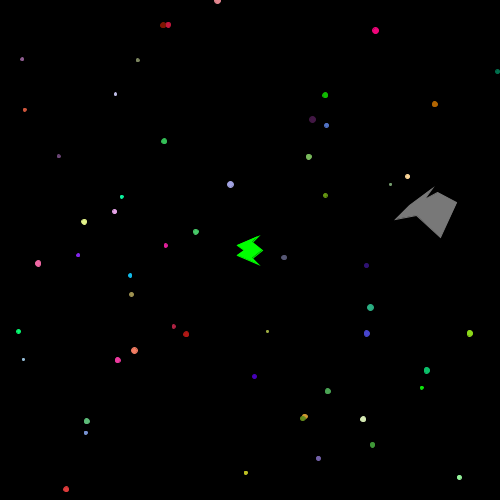
Frame 1 (no input)
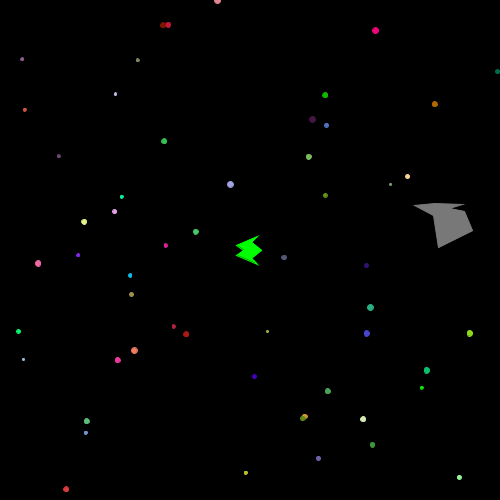
Frame 60 (the mouse pressed at the canvas centre just before this capture)
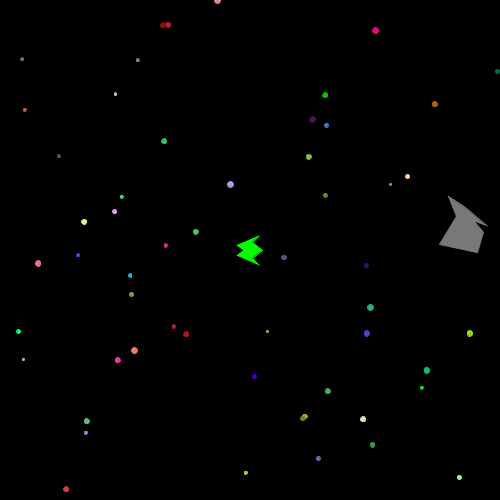
Frame 120 (the mouse held since frame 60 and released just before this capture)

The Processing sketch that drew these frames (run headless with seeded random() and noise(); from frame 60 on, the mouse is pressed at the canvas centre):

// Processing sketch: AsteroidProgram_v2
// ── AsteroidProgram_v2.pde
ArrayList <Star> stars = new ArrayList <Star>();
ArrayList <AdFloater> collidables = new ArrayList <AdFloater>();
ArrayList <Asteroid> asteroids = new ArrayList <Asteroid>();
boolean rTurning;
boolean accelerating;
boolean lTurning;
boolean deccelerating;
boolean hyper;
int astI;
int numStars;
public void setup() {
  size(500, 500);
  astI = 0;
  background(0);
  numStars = 50 + (int)(25*Math.random());
  for (int i = 0; i < numStars; i++) {
    Star star = new Star();
    stars.add(star);
  }
  Spaceship ship = new Spaceship(false);
  collidables.add(ship);
}
public void draw() {
  if (astI == 0) {
    Asteroid newAst = new Asteroid();
    asteroids.add(newAst);
  } 
  if (hyper == true) {
    stars.clear();
    collidables.clear();
    numStars = 50 + (int)(25*Math.random());
    for (int i = 0; i < numStars; i++) {
      Star star = new Star();
      stars.add(star);
    }
    Spaceship ship = new Spaceship(true);
    collidables.add(ship);
    hyper = false;
  }
  background(0);
  for (int i = 0; i < numStars; i++) {
    stars.get(i).show();
  }
  if (accelerating) {
    collidables.get(0).accelerate(0.05);
  }
  if (deccelerating) {
    collidables.get(0).accelerate(-0.05);
  }
  if (rTurning) {
    collidables.get(0).turn(1);
  }
  if (lTurning) {
    collidables.get(0).turn(-1);
  }
  for (int i = 0; i < asteroids.size(); i++) {
    asteroids.get(i).move();
    asteroids.get(i).show();
  }
  for (int i = 0; i < collidables.size(); i++) {
    collidables.get(i).move();
    collidables.get(i).show();
  }
  astI++;
  if (astI == 128) {
    astI = 0;
  }
}

//public void mousePressed() {
//((Spaceship) objects.get(0)).shoot();
//}
void keyPressed(KeyEvent e) {
  if (e.getKeyCode() == 10) {
    hyper = true;
  } else {
    if (e.getKeyCode() == 37) {
      lTurning = true;
    }
    if (e.getKeyCode() == 39) {
      rTurning = true;
    }
    if (e.getKeyCode() == 38) {
      accelerating = true;
    }
    if (e.getKeyCode() == 40) {
      deccelerating = true;
    }
  }
}
void keyReleased(KeyEvent e) {
  if (e.getKeyCode() == 37) {
    lTurning = false;
  }
  if (e.getKeyCode() == 38) {
    accelerating = false;
  }
  if (e.getKeyCode() == 39) {
    rTurning = false;
  }
  if (e.getKeyCode() == 40) {
    deccelerating = false;
  }
}
public double maxDistance(int[] a, int[] b) {
  double max = 0;
  for (int i = 0; i < a.length; i++) {
    if (Math.sqrt(a[i]*a[i]+b[i]*b[i]) > max) {
      max = Math.sqrt(a[i]*a[i]+b[i]*b[i]);
    }
  }
  return max;
}

// ── AdFloater.pde
class AdFloater extends Floater {
  protected double collisionRadius;
  public boolean collided(AdFloater f) {
    return (myCenterX - f.getX())*(myCenterX - f.getX())+
    (myCenterY - f.getY())*(myCenterY - f.getY()) 
    <= (collisionRadius+f.getRadius())*(collisionRadius+f.getRadius());
  }
  public double getX() {
    return myCenterX;
  }
  public double getY() {
    return myCenterY;
  }
  public double getRadius() {
    return collisionRadius;
  }
}

// ── Asteroid.pde
class Asteroid extends AdFloater {
  protected double rotSpeed;
  Asteroid() {
    corners = 8;
    xCorners = new int[corners];
    yCorners = new int[corners];
    xCorners[0] = -10;
    xCorners[1] = -31;
    xCorners[2] = -17;
    xCorners[3] = 5;
    xCorners[4] = -2;
    xCorners[5] = 11;
    xCorners[6] = 30;
    xCorners[7] = 14;
    yCorners[0] = 8;
    yCorners[1] = 12;
    yCorners[2] = -2;
    yCorners[3] = -19;
    yCorners[4] = -8;
    yCorners[5] = -15;
    yCorners[6] = -5;
    yCorners[7] = 30;
    myColor = color(120);
    rotSpeed = Math.random();
    myCenterX = width*Math.random();
    myCenterY = height*Math.random();
    myXspeed = 4*Math.random()-2;
    myYspeed = 4*Math.random()-2;
    collisionRadius = maxDistance(xCorners, yCorners);
  }
  public void move () {      
    //change the x and y coordinates by myXspeed and myYspeed       
    myCenterX += myXspeed;    
    myCenterY += myYspeed; 
    super.turn(rotSpeed);
    
    if (myCenterX > width)
    {     
      myCenterX = 0;    
    }    
    else if (myCenterX<0)
    {     
      myCenterX = width;    
    }    
    if (myCenterY >height)
    {    
      myCenterY = 0;    
    } 
    
    else if (myCenterY < 0)
    {     
      myCenterY = height;    
    }   
  }  
}

// ── Bullet.pde
private class Bullet extends AdFloater {
  Bullet(double centerX, double centerY, double shootDirection) {
    corners = 4;
    xCorners = new int[corners];
    yCorners = new int[corners];
    xCorners[0] = -3;
    xCorners[1] = -3;
    xCorners[2] = 3;
    xCorners[3] = 3;
    yCorners[0] = 1;
    yCorners[1] = 0;
    yCorners[2] = 0;
    yCorners[3] = 1;
    myCenterX = centerX;
    myCenterY = centerY;
    myPointDirection = shootDirection;
    myColor = color((float) 255, (float) 255, (float) 255);
    myXspeed = 5*Math.cos(shootDirection);
    myYspeed = 5*Math.sin(shootDirection);
    collisionRadius = maxDistance(xCorners, yCorners);
  }
  public void turn(double degreesOfRotation) {
  }
  public void accelerate(double dAmount) {
  }
  public double getX() {
    return myCenterX;
  }
  public double getY() {
    return myCenterY;
  }
  public double getRadius() {
    return collisionRadius;
  }
}

// ── Floater.pde
class Floater {   
  protected int corners;  //the number of corners, a triangular floater has 3   
  protected int[] xCorners;   
  protected int[] yCorners;   
  protected int myColor;   
  protected double myCenterX, myCenterY; //holds center coordinates   
  protected double myXspeed, myYspeed; //holds the speed of travel in the x and y directions   
  protected double myPointDirection; //holds current direction the ship is pointing in degrees    

  //Accelerates the floater in the direction it is pointing (myPointDirection)   
  public void accelerate (double dAmount)   
  {          
    //convert the current direction the floater is pointing to radians    
    double dRadians =myPointDirection*(Math.PI/180);     
    //change coordinates of direction of travel    
    myXspeed += ((dAmount) * Math.cos(dRadians));    
    myYspeed += ((dAmount) * Math.sin(dRadians));       
  }   
  public void turn (double degreesOfRotation)   
  {     
    //rotates the floater by a given number of degrees    
    myPointDirection+=degreesOfRotation;   
  }   
  public void move ()   //move the floater in the current direction of travel
  {      
    //change the x and y coordinates by myXspeed and myYspeed       
    myCenterX += myXspeed;    
    myCenterY += myYspeed;     

    //wrap around screen    
    if (myCenterX > width)
    {     
      myCenterX = 0;    
    }    
    else if (myCenterX<0)
    {     
      myCenterX = width;    
    }    
    if (myCenterY >height)
    {    
      myCenterY = 0;    
    } 
    
    else if (myCenterY < 0)
    {     
      myCenterY = height;    
    }   
  }   
  public void show ()  //Draws the floater at the current position  
  {             
    fill(myColor);   
    stroke(myColor);    
    
    //translate the (x,y) center of the ship to the correct position
    translate((float) myCenterX, (float) myCenterY);

    //convert degrees to radians for rotate()     
    float dRadians = (float)(myPointDirection*(Math.PI/180));
    
    //rotate so that the polygon will be drawn in the correct direction
    rotate(dRadians);
    
    //draw the polygon
    beginShape();
    for (int nI = 0; nI < corners; nI++) {
      vertex(xCorners[nI], yCorners[nI]);
    }
    endShape(CLOSE);

    //"unrotate" and "untranslate" in reverse order
    rotate(-1*dRadians);
    translate(-1*(float)myCenterX, -1*(float)myCenterY);
  }   
} 

// ── Spaceship.pde
class Spaceship extends AdFloater {
  protected int shots;
  protected Bullet newBullet, newBullet2;
  public Spaceship(boolean random) {
    corners = 8;
    xCorners = new int[corners];
    yCorners = new int[corners];
    xCorners[0] = -13;
    xCorners[1] = -6;
    xCorners[2] = -13;
    xCorners[3] = 8;
    xCorners[4] = 2;
    xCorners[5] = 12;
    xCorners[6] = 2;
    xCorners[7] = 8;
    yCorners[0] = 5;
    yCorners[1] = 0;
    yCorners[2] = -5;
    yCorners[3] = -14;
    yCorners[4] = -8;
    yCorners[5] = 0;
    yCorners[6] = 8;
    yCorners[7] = 14;
    myColor = color((float) 0,(float) 255,(float) 0);
    myXspeed = 0;
    myYspeed = 0;
    //collisionRadius = maxDistance(xCorners, yCorners);
    if (random == false) {
      myCenterX = width/2;
      myCenterY = height/2;
      myPointDirection = 0;
    } else {
      myCenterX = width*Math.random();
      myCenterY = height*Math.random();
      myPointDirection = 360*Math.random();
    }
  }
  //public void shoot() {
  //newBullet = new Bullet(myCenterX+8*Math.cos(myPointDirection*PI/180)-14*Math.sin(myPointDirection*PI/180),
  //myCenterY+8*Math.sin(myPointDirection*8*PI/180)-14*Math.cos(myPointDirection*-14*PI/180),
  //myPointDirection);
  //newBullet2 = new Bullet(myCenterX+8*Math.cos(myPointDirection*PI/180)-14*Math.sin(myPointDirection*PI/180),
  //myCenterY+8*Math.sin(myPointDirection*PI/180)+14*Math.cos(myPointDirection*PI/180),
  //myPointDirection);
  //objects.add(newBullet);
  //objects.add(newBullet2);
  //shots++;
  //}
}

// ── Star.pde
class Star {
  private int c;
  private float myX,myY,mySize;
  public Star() {
    c = color((float) (256*Math.random()), (float) (256*Math.random()), (float) (256*Math.random()));
    myX = (float) (500*Math.random());
    myY = (float) (500*Math.random());
    mySize = (float) (4*Math.random()+2);
  } 
  public void show() {
    fill(c);
    stroke(c);
    ellipse(myX,myY,mySize,mySize);
  }
}
